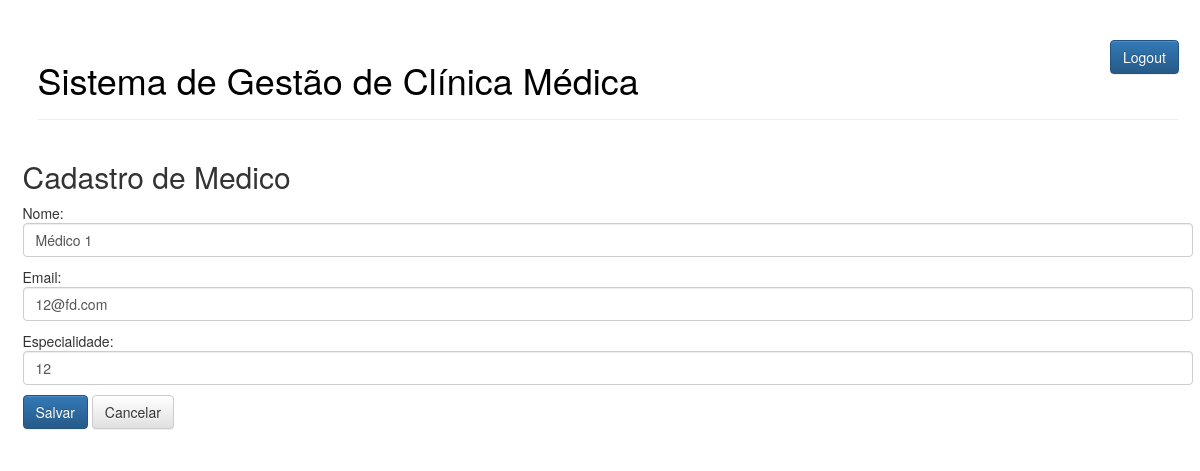
The app's page /medico/update/1/ (signed in) with its own data.
### tcc/models.py (models this page shows)
class Funcionario(models.Model):
	class Meta:
		abstract = True
	nome_funcionario = models.CharField(max_length=200)
	email_funcionario = models.CharField(max_length=250, default='funcionario@email.com')
	cpf_funcionario = models.CharField(unique=True, max_length=11)

class Medico(Funcionario):
	id_medico = models.AutoField(primary_key=True)
	especialidade_medico = models.CharField(max_length=200)

### tcc/views.py (the view, shortened to what this page needs)
# urls.py: path('medico/update/<int:medico_id>/', views.update_medico, name='update_medico'),
def update_medico(request, medico_id):
	medico = Medico.objects.get(pk=medico_id)
	return render(request, "tcc/medico-create.html", {'medico': medico})

### tcc/templates/tcc/medico-create.html (shortened to what this page needs)
{% extends 'tcc/base.html' %}
{% block content %}
	<h2>Cadastro de Medico</h2>
	<div class="form-group">
		<form action="{% url 'update_medico' medico_id=medico.id_medico %}" method="POST">
			<p>Nome: <input class="form-control" type="text" name="nome" id="nome" value="{{medico.nome_funcionario}}"></p>
			<p>Email:<input class="form-control" type="text" name="email" id="email" value="{{medico.email_funcionario}}"></p>
			<p>Especialidade: <input class="form-control" type="text" name="especialidade" id="especialidade" value="{{medico.especialidade_medico}}"></p>
			<button class="btn btn-primary" type="submit">Salvar</button>
			<a class="btn btn-default" href="{% url 'get_all_medico' %}" role="button">Cancelar</a>
		</form>
	</div>
{% endblock %}

### tcc/static/css/projeto.css (style rules this page uses)
body { padding-left: 15px; }

### records on screen
Medico: nome "Médico 1", email "12@fd.com", especialidade "12"
